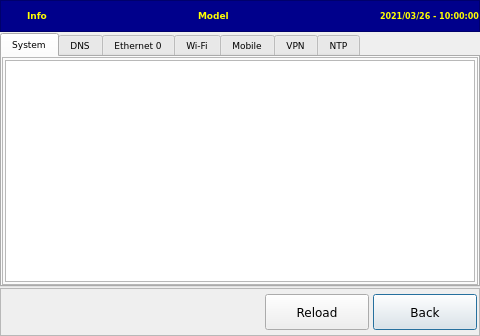
<?xml version="1.0" encoding="UTF-8"?>
<ui version="4.0">
 <class>Info</class>
 <widget class="QDialog" name="Info">
  <property name="geometry">
   <rect>
    <x>0</x>
    <y>0</y>
    <width>480</width>
    <height>336</height>
   </rect>
  </property>
  <property name="windowTitle">
   <string>Dialog</string>
  </property>
  <layout class="QVBoxLayout" name="verticalLayout_3">
   <property name="spacing">
    <number>1</number>
   </property>
   <property name="margin">
    <number>0</number>
   </property>
   <item>
    <widget class="QFrame" name="frameTitle">
     <property name="minimumSize">
      <size>
       <width>0</width>
       <height>32</height>
      </size>
     </property>
     <property name="maximumSize">
      <size>
       <width>16777215</width>
       <height>32</height>
      </size>
     </property>
     <property name="styleSheet">
      <string notr="true">background-color: DarkBlue;
color: Yellow;</string>
     </property>
     <property name="frameShape">
      <enum>QFrame::StyledPanel</enum>
     </property>
     <property name="frameShadow">
      <enum>QFrame::Raised</enum>
     </property>
     <layout class="QHBoxLayout" name="horizontalLayout_2">
      <property name="spacing">
       <number>2</number>
      </property>
      <property name="margin">
       <number>0</number>
      </property>
      <item>
       <widget class="QLabel" name="lblIcon">
        <property name="minimumSize">
         <size>
          <width>24</width>
          <height>24</height>
         </size>
        </property>
        <property name="maximumSize">
         <size>
          <width>24</width>
          <height>24</height>
         </size>
        </property>
        <property name="styleSheet">
         <string notr="true">border-image: url(&quot;:/libicons/img/info_64.png&quot;)</string>
        </property>
        <property name="text">
         <string/>
        </property>
       </widget>
      </item>
      <item>
       <widget class="QLabel" name="lblAction">
        <property name="minimumSize">
         <size>
          <width>0</width>
          <height>25</height>
         </size>
        </property>
        <property name="maximumSize">
         <size>
          <width>16777215</width>
          <height>25</height>
         </size>
        </property>
        <property name="font">
         <font>
          <family>DejaVu Sans</family>
          <pointsize>7</pointsize>
          <weight>75</weight>
          <bold>true</bold>
         </font>
        </property>
        <property name="styleSheet">
         <string notr="true"/>
        </property>
        <property name="text">
         <string>Info</string>
        </property>
        <property name="scaledContents">
         <bool>false</bool>
        </property>
       </widget>
      </item>
      <item>
       <spacer name="horizontalSpacer_2">
        <property name="orientation">
         <enum>Qt::Horizontal</enum>
        </property>
        <property name="sizeType">
         <enum>QSizePolicy::MinimumExpanding</enum>
        </property>
        <property name="sizeHint" stdset="0">
         <size>
          <width>10</width>
          <height>20</height>
         </size>
        </property>
       </spacer>
      </item>
      <item>
       <widget class="QLabel" name="lblModel">
        <property name="minimumSize">
         <size>
          <width>0</width>
          <height>25</height>
         </size>
        </property>
        <property name="maximumSize">
         <size>
          <width>16777215</width>
          <height>25</height>
         </size>
        </property>
        <property name="font">
         <font>
          <family>DejaVu Sans</family>
          <pointsize>7</pointsize>
          <weight>75</weight>
          <bold>true</bold>
         </font>
        </property>
        <property name="styleSheet">
         <string notr="true"/>
        </property>
        <property name="text">
         <string>Model</string>
        </property>
        <property name="scaledContents">
         <bool>false</bool>
        </property>
       </widget>
      </item>
      <item>
       <spacer name="horizontalSpacer_3">
        <property name="orientation">
         <enum>Qt::Horizontal</enum>
        </property>
        <property name="sizeHint" stdset="0">
         <size>
          <width>40</width>
          <height>20</height>
         </size>
        </property>
       </spacer>
      </item>
      <item alignment="Qt::AlignVCenter">
       <widget class="QLabel" name="lblDateTime">
        <property name="font">
         <font>
          <family>DejaVu Sans</family>
          <pointsize>6</pointsize>
          <weight>75</weight>
          <bold>true</bold>
         </font>
        </property>
        <property name="text">
         <string>2021/03/26 - 10:00:00</string>
        </property>
       </widget>
      </item>
     </layout>
    </widget>
   </item>
   <item>
    <widget class="QTabWidget" name="tabWidget">
     <property name="minimumSize">
      <size>
       <width>80</width>
       <height>0</height>
      </size>
     </property>
     <property name="font">
      <font>
       <family>DejaVu Sans</family>
       <pointsize>7</pointsize>
      </font>
     </property>
     <property name="focusPolicy">
      <enum>Qt::NoFocus</enum>
     </property>
     <property name="contextMenuPolicy">
      <enum>Qt::NoContextMenu</enum>
     </property>
     <property name="currentIndex">
      <number>0</number>
     </property>
     <widget class="QWidget" name="sys">
      <property name="sizePolicy">
       <sizepolicy hsizetype="MinimumExpanding" vsizetype="MinimumExpanding">
        <horstretch>0</horstretch>
        <verstretch>0</verstretch>
       </sizepolicy>
      </property>
      <attribute name="title">
       <string>System</string>
      </attribute>
      <layout class="QVBoxLayout" name="verticalLayout_sys">
       <property name="spacing">
        <number>0</number>
       </property>
       <property name="margin">
        <number>0</number>
       </property>
       <item>
        <widget class="QFrame" name="frameSYS">
         <property name="sizePolicy">
          <sizepolicy hsizetype="MinimumExpanding" vsizetype="MinimumExpanding">
           <horstretch>0</horstretch>
           <verstretch>0</verstretch>
          </sizepolicy>
         </property>
         <property name="frameShape">
          <enum>QFrame::StyledPanel</enum>
         </property>
         <property name="frameShadow">
          <enum>QFrame::Raised</enum>
         </property>
         <property name="lineWidth">
          <number>1</number>
         </property>
         <layout class="QVBoxLayout" name="verticalLayout_fsys">
          <property name="spacing">
           <number>2</number>
          </property>
          <property name="margin">
           <number>2</number>
          </property>
          <item>
           <widget class="QPlainTextEdit" name="sys_text">
            <property name="sizePolicy">
             <sizepolicy hsizetype="MinimumExpanding" vsizetype="MinimumExpanding">
              <horstretch>0</horstretch>
              <verstretch>0</verstretch>
             </sizepolicy>
            </property>
            <property name="focusPolicy">
             <enum>Qt::NoFocus</enum>
            </property>
            <property name="contextMenuPolicy">
             <enum>Qt::NoContextMenu</enum>
            </property>
            <property name="verticalScrollBarPolicy">
             <enum>Qt::ScrollBarAsNeeded</enum>
            </property>
            <property name="horizontalScrollBarPolicy">
             <enum>Qt::ScrollBarAsNeeded</enum>
            </property>
            <property name="undoRedoEnabled">
             <bool>false</bool>
            </property>
            <property name="readOnly">
             <bool>true</bool>
            </property>
            <property name="textInteractionFlags">
             <set>Qt::NoTextInteraction</set>
            </property>
           </widget>
          </item>
         </layout>
        </widget>
       </item>
      </layout>
     </widget>
     <widget class="QWidget" name="dns">
      <property name="sizePolicy">
       <sizepolicy hsizetype="MinimumExpanding" vsizetype="MinimumExpanding">
        <horstretch>0</horstretch>
        <verstretch>0</verstretch>
       </sizepolicy>
      </property>
      <property name="contextMenuPolicy">
       <enum>Qt::NoContextMenu</enum>
      </property>
      <attribute name="title">
       <string>DNS</string>
      </attribute>
      <layout class="QVBoxLayout" name="verticalLayout_dns">
       <property name="spacing">
        <number>0</number>
       </property>
       <property name="margin">
        <number>0</number>
       </property>
       <item>
        <widget class="QFrame" name="frame">
         <property name="sizePolicy">
          <sizepolicy hsizetype="MinimumExpanding" vsizetype="MinimumExpanding">
           <horstretch>0</horstretch>
           <verstretch>0</verstretch>
          </sizepolicy>
         </property>
         <property name="contextMenuPolicy">
          <enum>Qt::NoContextMenu</enum>
         </property>
         <property name="frameShape">
          <enum>QFrame::StyledPanel</enum>
         </property>
         <property name="frameShadow">
          <enum>QFrame::Raised</enum>
         </property>
         <layout class="QVBoxLayout" name="verticalLayout_fdns">
          <property name="margin">
           <number>2</number>
          </property>
          <item>
           <widget class="QPlainTextEdit" name="dns_text">
            <property name="sizePolicy">
             <sizepolicy hsizetype="MinimumExpanding" vsizetype="MinimumExpanding">
              <horstretch>0</horstretch>
              <verstretch>0</verstretch>
             </sizepolicy>
            </property>
            <property name="focusPolicy">
             <enum>Qt::NoFocus</enum>
            </property>
            <property name="contextMenuPolicy">
             <enum>Qt::NoContextMenu</enum>
            </property>
            <property name="undoRedoEnabled">
             <bool>false</bool>
            </property>
            <property name="readOnly">
             <bool>true</bool>
            </property>
            <property name="textInteractionFlags">
             <set>Qt::NoTextInteraction</set>
            </property>
           </widget>
          </item>
         </layout>
        </widget>
       </item>
      </layout>
     </widget>
     <widget class="QWidget" name="eth0">
      <property name="sizePolicy">
       <sizepolicy hsizetype="MinimumExpanding" vsizetype="MinimumExpanding">
        <horstretch>0</horstretch>
        <verstretch>0</verstretch>
       </sizepolicy>
      </property>
      <property name="contextMenuPolicy">
       <enum>Qt::NoContextMenu</enum>
      </property>
      <attribute name="title">
       <string>Ethernet 0</string>
      </attribute>
      <layout class="QVBoxLayout" name="verticalLayout_eth0">
       <property name="spacing">
        <number>0</number>
       </property>
       <property name="margin">
        <number>0</number>
       </property>
       <item>
        <widget class="QFrame" name="frameETH0">
         <property name="sizePolicy">
          <sizepolicy hsizetype="MinimumExpanding" vsizetype="MinimumExpanding">
           <horstretch>0</horstretch>
           <verstretch>0</verstretch>
          </sizepolicy>
         </property>
         <property name="contextMenuPolicy">
          <enum>Qt::NoContextMenu</enum>
         </property>
         <property name="frameShape">
          <enum>QFrame::StyledPanel</enum>
         </property>
         <property name="frameShadow">
          <enum>QFrame::Raised</enum>
         </property>
         <property name="lineWidth">
          <number>1</number>
         </property>
         <layout class="QVBoxLayout" name="verticalLayout_feth0">
          <property name="margin">
           <number>2</number>
          </property>
          <item>
           <widget class="QPlainTextEdit" name="eth0_text">
            <property name="sizePolicy">
             <sizepolicy hsizetype="MinimumExpanding" vsizetype="MinimumExpanding">
              <horstretch>0</horstretch>
              <verstretch>0</verstretch>
             </sizepolicy>
            </property>
            <property name="focusPolicy">
             <enum>Qt::NoFocus</enum>
            </property>
            <property name="contextMenuPolicy">
             <enum>Qt::NoContextMenu</enum>
            </property>
            <property name="verticalScrollBarPolicy">
             <enum>Qt::ScrollBarAsNeeded</enum>
            </property>
            <property name="horizontalScrollBarPolicy">
             <enum>Qt::ScrollBarAsNeeded</enum>
            </property>
            <property name="undoRedoEnabled">
             <bool>false</bool>
            </property>
            <property name="readOnly">
             <bool>true</bool>
            </property>
            <property name="textInteractionFlags">
             <set>Qt::NoTextInteraction</set>
            </property>
           </widget>
          </item>
         </layout>
        </widget>
       </item>
      </layout>
     </widget>
     <widget class="QWidget" name="wlan0">
      <property name="sizePolicy">
       <sizepolicy hsizetype="MinimumExpanding" vsizetype="MinimumExpanding">
        <horstretch>0</horstretch>
        <verstretch>0</verstretch>
       </sizepolicy>
      </property>
      <property name="contextMenuPolicy">
       <enum>Qt::NoContextMenu</enum>
      </property>
      <attribute name="title">
       <string>Wi-Fi</string>
      </attribute>
      <layout class="QVBoxLayout" name="verticalLayout_wlan0">
       <property name="spacing">
        <number>0</number>
       </property>
       <property name="margin">
        <number>0</number>
       </property>
       <item>
        <widget class="QFrame" name="frameWLAN0">
         <property name="sizePolicy">
          <sizepolicy hsizetype="MinimumExpanding" vsizetype="MinimumExpanding">
           <horstretch>0</horstretch>
           <verstretch>0</verstretch>
          </sizepolicy>
         </property>
         <property name="contextMenuPolicy">
          <enum>Qt::NoContextMenu</enum>
         </property>
         <property name="frameShape">
          <enum>QFrame::StyledPanel</enum>
         </property>
         <property name="frameShadow">
          <enum>QFrame::Raised</enum>
         </property>
         <property name="lineWidth">
          <number>1</number>
         </property>
         <layout class="QVBoxLayout" name="verticalLayout_fwlan0">
          <property name="margin">
           <number>2</number>
          </property>
          <item>
           <widget class="QPlainTextEdit" name="wlan0_text">
            <property name="sizePolicy">
             <sizepolicy hsizetype="MinimumExpanding" vsizetype="MinimumExpanding">
              <horstretch>0</horstretch>
              <verstretch>0</verstretch>
             </sizepolicy>
            </property>
            <property name="focusPolicy">
             <enum>Qt::NoFocus</enum>
            </property>
            <property name="contextMenuPolicy">
             <enum>Qt::NoContextMenu</enum>
            </property>
            <property name="undoRedoEnabled">
             <bool>false</bool>
            </property>
            <property name="readOnly">
             <bool>true</bool>
            </property>
            <property name="textInteractionFlags">
             <set>Qt::NoTextInteraction</set>
            </property>
           </widget>
          </item>
         </layout>
        </widget>
       </item>
      </layout>
     </widget>
     <widget class="QWidget" name="ppp0">
      <property name="sizePolicy">
       <sizepolicy hsizetype="MinimumExpanding" vsizetype="MinimumExpanding">
        <horstretch>0</horstretch>
        <verstretch>0</verstretch>
       </sizepolicy>
      </property>
      <property name="contextMenuPolicy">
       <enum>Qt::NoContextMenu</enum>
      </property>
      <attribute name="title">
       <string>Mobile</string>
      </attribute>
      <layout class="QVBoxLayout" name="verticalLayout_ppp0">
       <property name="spacing">
        <number>0</number>
       </property>
       <property name="margin">
        <number>0</number>
       </property>
       <item>
        <widget class="QFrame" name="framePPP0">
         <property name="sizePolicy">
          <sizepolicy hsizetype="MinimumExpanding" vsizetype="MinimumExpanding">
           <horstretch>0</horstretch>
           <verstretch>0</verstretch>
          </sizepolicy>
         </property>
         <property name="contextMenuPolicy">
          <enum>Qt::NoContextMenu</enum>
         </property>
         <property name="frameShape">
          <enum>QFrame::StyledPanel</enum>
         </property>
         <property name="frameShadow">
          <enum>QFrame::Raised</enum>
         </property>
         <property name="lineWidth">
          <number>1</number>
         </property>
         <layout class="QVBoxLayout" name="verticalLayout_fppp0">
          <property name="margin">
           <number>2</number>
          </property>
          <item>
           <widget class="QPlainTextEdit" name="ppp0_text">
            <property name="sizePolicy">
             <sizepolicy hsizetype="MinimumExpanding" vsizetype="MinimumExpanding">
              <horstretch>0</horstretch>
              <verstretch>0</verstretch>
             </sizepolicy>
            </property>
            <property name="focusPolicy">
             <enum>Qt::NoFocus</enum>
            </property>
            <property name="contextMenuPolicy">
             <enum>Qt::NoContextMenu</enum>
            </property>
            <property name="undoRedoEnabled">
             <bool>false</bool>
            </property>
            <property name="readOnly">
             <bool>true</bool>
            </property>
            <property name="textInteractionFlags">
             <set>Qt::NoTextInteraction</set>
            </property>
           </widget>
          </item>
         </layout>
        </widget>
       </item>
      </layout>
     </widget>
     <widget class="QWidget" name="tun0">
      <property name="sizePolicy">
       <sizepolicy hsizetype="MinimumExpanding" vsizetype="MinimumExpanding">
        <horstretch>0</horstretch>
        <verstretch>0</verstretch>
       </sizepolicy>
      </property>
      <property name="contextMenuPolicy">
       <enum>Qt::NoContextMenu</enum>
      </property>
      <attribute name="title">
       <string>VPN</string>
      </attribute>
      <layout class="QVBoxLayout" name="verticalLayout_tun0">
       <property name="spacing">
        <number>0</number>
       </property>
       <property name="margin">
        <number>0</number>
       </property>
       <item>
        <widget class="QFrame" name="frameTUN0">
         <property name="sizePolicy">
          <sizepolicy hsizetype="MinimumExpanding" vsizetype="MinimumExpanding">
           <horstretch>0</horstretch>
           <verstretch>0</verstretch>
          </sizepolicy>
         </property>
         <property name="contextMenuPolicy">
          <enum>Qt::NoContextMenu</enum>
         </property>
         <property name="frameShape">
          <enum>QFrame::StyledPanel</enum>
         </property>
         <property name="frameShadow">
          <enum>QFrame::Raised</enum>
         </property>
         <property name="lineWidth">
          <number>1</number>
         </property>
         <layout class="QVBoxLayout" name="verticalLayout_ftun0">
          <property name="margin">
           <number>2</number>
          </property>
          <item>
           <widget class="QPlainTextEdit" name="tun0_text">
            <property name="sizePolicy">
             <sizepolicy hsizetype="MinimumExpanding" vsizetype="MinimumExpanding">
              <horstretch>0</horstretch>
              <verstretch>0</verstretch>
             </sizepolicy>
            </property>
            <property name="focusPolicy">
             <enum>Qt::NoFocus</enum>
            </property>
            <property name="contextMenuPolicy">
             <enum>Qt::NoContextMenu</enum>
            </property>
            <property name="undoRedoEnabled">
             <bool>false</bool>
            </property>
            <property name="readOnly">
             <bool>true</bool>
            </property>
            <property name="textInteractionFlags">
             <set>Qt::NoTextInteraction</set>
            </property>
           </widget>
          </item>
         </layout>
        </widget>
       </item>
      </layout>
     </widget>
     <widget class="QWidget" name="ntp">
      <property name="contextMenuPolicy">
       <enum>Qt::NoContextMenu</enum>
      </property>
      <attribute name="title">
       <string>NTP</string>
      </attribute>
      <layout class="QVBoxLayout" name="verticalLayout_2">
       <property name="spacing">
        <number>0</number>
       </property>
       <property name="margin">
        <number>0</number>
       </property>
       <item>
        <widget class="QFrame" name="frameNTP">
         <property name="contextMenuPolicy">
          <enum>Qt::NoContextMenu</enum>
         </property>
         <property name="frameShape">
          <enum>QFrame::StyledPanel</enum>
         </property>
         <property name="frameShadow">
          <enum>QFrame::Raised</enum>
         </property>
         <layout class="QVBoxLayout" name="verticalLayout">
          <property name="margin">
           <number>2</number>
          </property>
          <item>
           <widget class="QPlainTextEdit" name="ntp_text">
            <property name="focusPolicy">
             <enum>Qt::NoFocus</enum>
            </property>
            <property name="contextMenuPolicy">
             <enum>Qt::NoContextMenu</enum>
            </property>
            <property name="undoRedoEnabled">
             <bool>false</bool>
            </property>
            <property name="textInteractionFlags">
             <set>Qt::NoTextInteraction</set>
            </property>
           </widget>
          </item>
         </layout>
        </widget>
       </item>
      </layout>
     </widget>
    </widget>
   </item>
   <item>
    <widget class="QFrame" name="frameButtons">
     <property name="minimumSize">
      <size>
       <width>0</width>
       <height>48</height>
      </size>
     </property>
     <property name="maximumSize">
      <size>
       <width>16777215</width>
       <height>48</height>
      </size>
     </property>
     <property name="frameShape">
      <enum>QFrame::StyledPanel</enum>
     </property>
     <property name="frameShadow">
      <enum>QFrame::Raised</enum>
     </property>
     <layout class="QHBoxLayout" name="horizontalLayout">
      <property name="spacing">
       <number>4</number>
      </property>
      <property name="leftMargin">
       <number>2</number>
      </property>
      <property name="topMargin">
       <number>0</number>
      </property>
      <property name="rightMargin">
       <number>2</number>
      </property>
      <property name="bottomMargin">
       <number>0</number>
      </property>
      <item>
       <spacer name="horizontalSpacer">
        <property name="orientation">
         <enum>Qt::Horizontal</enum>
        </property>
        <property name="sizeHint" stdset="0">
         <size>
          <width>68</width>
          <height>20</height>
         </size>
        </property>
       </spacer>
      </item>
      <item>
       <widget class="QPushButton" name="cmdRelolad">
        <property name="minimumSize">
         <size>
          <width>104</width>
          <height>36</height>
         </size>
        </property>
        <property name="maximumSize">
         <size>
          <width>104</width>
          <height>36</height>
         </size>
        </property>
        <property name="font">
         <font>
          <family>DejaVu Sans</family>
          <pointsize>9</pointsize>
         </font>
        </property>
        <property name="focusPolicy">
         <enum>Qt::NoFocus</enum>
        </property>
        <property name="text">
         <string notr="true">Reload</string>
        </property>
        <property name="icon">
         <iconset resource="resources.qrc">
          <normaloff>:/libicons/img/Reload_64.png</normaloff>:/libicons/img/Reload_64.png</iconset>
        </property>
       </widget>
      </item>
      <item>
       <widget class="QPushButton" name="cmdBack">
        <property name="minimumSize">
         <size>
          <width>104</width>
          <height>36</height>
         </size>
        </property>
        <property name="maximumSize">
         <size>
          <width>104</width>
          <height>36</height>
         </size>
        </property>
        <property name="font">
         <font>
          <family>DejaVu Sans</family>
          <pointsize>9</pointsize>
         </font>
        </property>
        <property name="focusPolicy">
         <enum>Qt::NoFocus</enum>
        </property>
        <property name="text">
         <string notr="true">Back</string>
        </property>
        <property name="icon">
         <iconset resource="resources.qrc">
          <normaloff>:/libicons/img/Back.png</normaloff>:/libicons/img/Back.png</iconset>
        </property>
        <property name="autoDefault">
         <bool>false</bool>
        </property>
        <property name="default">
         <bool>true</bool>
        </property>
       </widget>
      </item>
     </layout>
    </widget>
   </item>
  </layout>
 </widget>
 <resources>
  <include location="resources.qrc"/>
 </resources>
 <connections/>
</ui>
